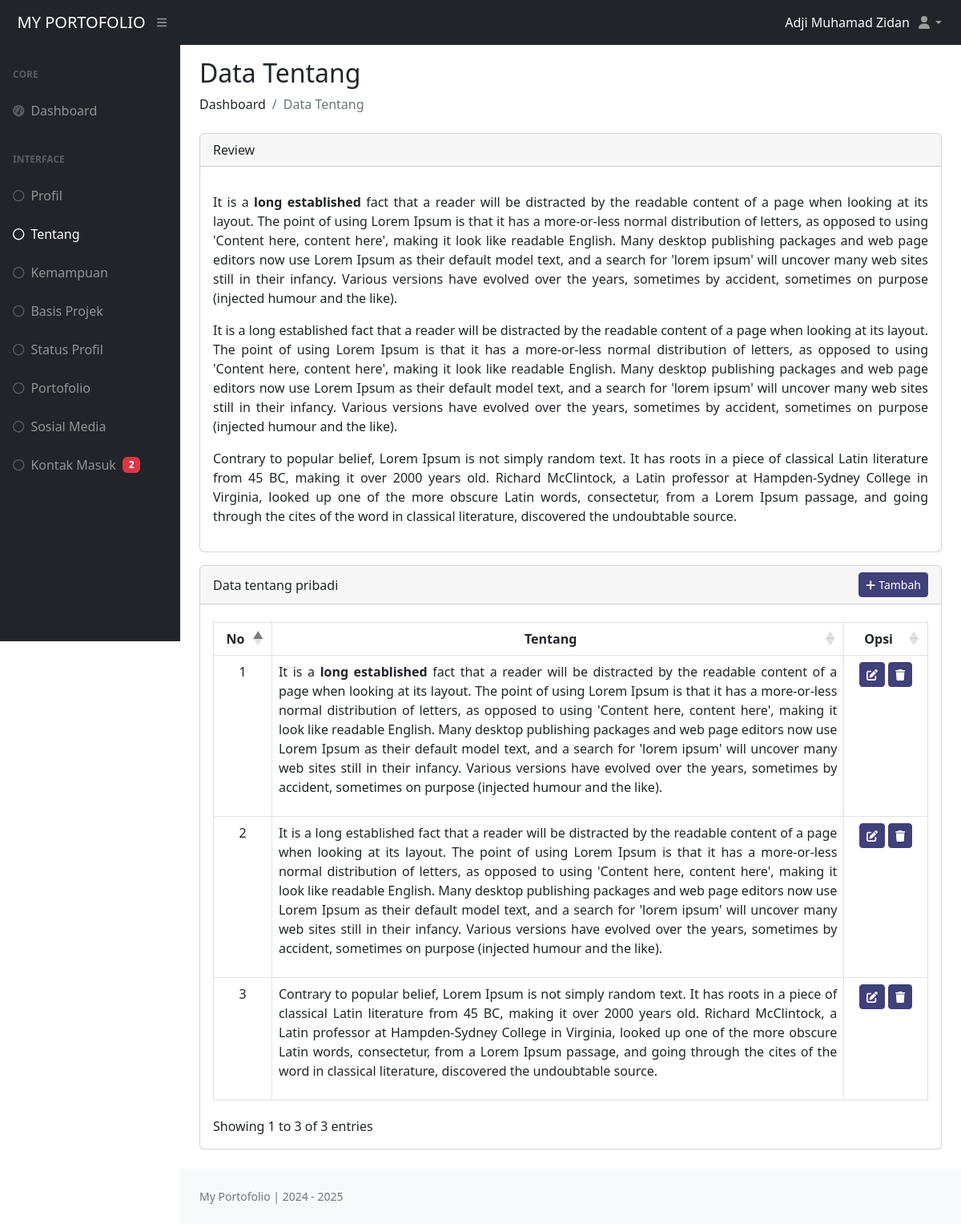
/dashboard/index.php?halaman=tentang (signed in), run on the app's committed database.
### tables this page shows
CREATE TABLE `dt_tentang` (
  `id` int(11) NOT NULL,
  `deskripsi` longtext NOT NULL,
  `id_admin` int(11) NOT NULL,
  `created_at` timestamp NOT NULL DEFAULT current_timestamp() ON UPDATE current_timestamp()
);

### dashboard/pages/tentang.php (the view, shortened to what this page needs)
<?php
  require 'config/koneksi_db.php';
  $sql = "SELECT * FROM dt_tentang";
  $query = mysqli_query($koneksi, $sql);
  $row = [];
  while ($data = mysqli_fetch_assoc($query)) {
    $row[] = $data;
  }
?>
<h2 class="mt-3">Data Tentang</h2>
<ol class="breadcrumb mb-4">
  <li class="breadcrumb-item">Dashboard</li>
  <li class="breadcrumb-item active">Data Tentang</li>
</ol>
<div class="row mb-3">
  <div class="col">
    <div class="card">
      <div class="card-header">
        Review
      </div>
      <div class="card-body">
        <?php
          $jumlahData = mysqli_num_rows($query);
          if ($jumlahData == 0) {
        ?>
          <p>(Default) Lorem ipsum, dolor sit, amet consectetur adipisicing elit. Voluptates quod voluptatibus nulla totam quaerat recusandae voluptatem, error doloribus quidem consequuntur dolorem reiciendis aliquam eveniet illum! Quia perspiciatis itaque, id doloremque. Lorem ipsum dolor sit amet consectetur adipisicing, elit. Minima nostrum illum veniam eligendi quidem labore dolor impedit earum ab vitae, hic quisquam molestiae eaque asperiores necessitatibus laboriosam delectus itaque ullam!</p>
          <p>(Default) Lorem ipsum dolor, sit amet consectetur adipisicing, elit. Numquam quasi quia nisi dolor. Sequi accusamus praesentium architecto quibusdam cumque eaque inventore, dolores suscipit cum et quasi, molestiae aliquam fuga nostrum. when an unknown printer took a galley of type and scrambled it to make a type specimen book. It has survived not only five centuries, but also the leap into electronic typesetting, remaining essentially unchanged.</p>
        <?php
          } else {
            foreach ($row as $desk) :
        ?>
          <p><?= $desk['deskripsi']; ?></p>
        <?php
            endforeach;
          }
        ?>
      </div>
    </div>
  </div>
</div>
<div class="row">
  <div class="col mb-4">
    <div class="card">
      <div class="card-header">
        <div class="d-flex justify-content-between align-items-center">
          <span class="d-none d-md-block">Data tentang pribadi</span>
          <div class="opsi-tambah">
            <a href="index.php?halaman=tambah_tentang" class="btn btn-primary btn-sm text-white"><i class="fas fa-plus me-1"></i>Tambah</a>
          </div>
        </div>
      </div>
      <div class="card-body table-responsive">
        <table id="tabel_tentang" class="table table-bordered">
            <thead>
              <tr>
                <th class="text-center">No</th>
                <th class="text-center lebar-kolom-tentang">Tentang</th>
                <th class="text-center text-nowrap">Opsi</th>
              </tr>
            </thead>
            <tbody>
              <?php
                $no = 0;
                foreach ($row as $tentang) :
                $no++;
              ?>
                <tr>
                  <td class="text-center"><?= $no; ?></td>
                  <td><?= $tentang['deskripsi']; ?></td>
                  <td nowrap="nowrap">
                    <center>
                      <a href="index.php?halaman=edit_tentang&edit=<?= $tentang['id']; ?>" class="btn btn-primary text-white btn-sm" title="Ubah data"><i class="fas fa-edit"></i></a>
                      <button type="button" class="btn btn-primary text-white btn-sm" data-bs-toggle="modal"
                      data-bs-target="#hapusTentang<?= $tentang['id']; ?>" title="Hapus data">
                      <i class="fas fa-trash"></i></button>
                    </center>
                  </td>
                </tr>
              <?php endforeach; ?>
            </tbody>
        </table>
      </div>
    </div>
  </div>
</div>

### dashboard/index.php (style rules this page uses)
.btn-primary, .bg-primary { background-color: #40407a !important; border-color: #40407a !important; }
.lebar-kolom-tentang { width: 80%; }

### data on the page
dt_tentang: deskripsi "It is a long established fact that a reader will be distracted by the readable content of a page when looking at its layout. The point of using Lorem Ipsum is that it has a more-or-less normal distribution of letters, as opposed to using 'Content here, content here', making it look like readable English. Many desktop publishing packages and web page editors now use Lorem Ipsum as their default model text, and a search for 'lorem ipsum' will uncover many web sites still in their infancy. Various versions have evolved over the years, sometimes by accident, sometimes on purpose (injected humour and the like)."
dt_tentang: deskripsi "It is a long established fact that a reader will be distracted by the readable content of a page when looking at its layout. The point of using Lorem Ipsum is that it has a more-or-less normal distribution of letters, as opposed to using 'Content here, content here', making it look like readable English. Many desktop publishing packages and web page editors now use Lorem Ipsum as their default model text, and a search for 'lorem ipsum' will uncover many web sites still in their infancy. Various versions have evolved over the years, sometimes by accident, sometimes on purpose (injected humour and the like)."
dt_tentang: deskripsi "Contrary to popular belief, Lorem Ipsum is not simply random text. It has roots in a piece of classical Latin literature from 45 BC, making it over 2000 years old. Richard McClintock, a Latin professor at Hampden-Sydney College in Virginia, looked up one of the more obscure Latin words, consectetur, from a Lorem Ipsum passage, and going through the cites of the word in classical literature, discovered the undoubtable source."

### other printed values
$_SESSION['admin'] "Adji Muhamad Zidan"
$jumlah "2"
